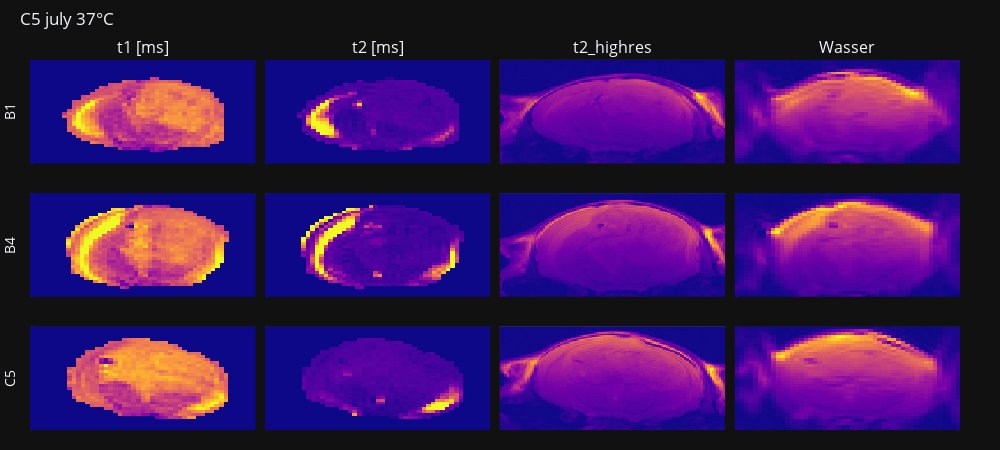

Here is the notebook cell this chart was saved with:
### Code cell
fig = make_subplots(rows=3, cols=4, horizontal_spacing=0.01, vertical_spacing=0.08, 
                    subplot_titles=['t1 [ms]', 't2 [ms]', 't2_highres', 'Wasser'])

# for subject_i, subject_dict in enumerate(subject_dicts):
for subject_i, subject_dict in enumerate(subject_dicts_july_adult_tumor_25):
    row_i = subject_i+1
    # sub_i = subject_dicts[subject_i]
    phantom_choice = subject_i+1
    subject_dict['save_name'] = save_name
    glu_mouse_fn = os.path.join(parent_dir, 'data', 'scans', subject_dict['scan_name'], subject_dict['sub_name'])
    
    # import nrrd
    # mask_fn = os.path.join(glu_mouse_fn, 'slicer_masks', 'mask.seg.nrrd')
    # mask = nrrd.read(mask_fn, index_order='C')[0][2, : ,:]
    # print(mask.argmax())
    # print(subject_dict['mask_slice'])
    mask = mask_processor(glu_mouse_fn, subject_dict['resratio'], idx=subject_dict['mask_slice'])

    # crop image
    r_c, c_c = regionprops(mask)[0].centroid
    r_c, c_c = int(r_c), int(c_c)
    bb_r_h = 18
    bb_c_w = 25

    if os.path.exists(os.path.join(glu_mouse_fn, 'slicer_masks', 'tumor.seg.nrrd')):
        tumor_mask, mirror_mask = tumor_masks_processor(glu_mouse_fn, subject_dict['resratio'], subject_dict['mask_slice'])
        tumor_mask = tumor_mask[r_c-bb_r_h:r_c+bb_r_h, c_c-bb_c_w:c_c+bb_c_w]
        mirror_mask = mirror_mask[r_c-bb_r_h:r_c+bb_r_h, c_c-bb_c_w:c_c+bb_c_w]

        tumor_cntr = contour_finder(tumor_mask)  # not accurate needs fixing!
        if np.any(mirror_mask):
            mirror_cntr = contour_finder(mirror_mask)

    mask = mask[r_c-bb_r_h:r_c+bb_r_h, c_c-bb_c_w:c_c+bb_c_w]

    glu_mouse_fn = os.path.join(parent_dir, 'data', 'scans', subject_dict['scan_name'], subject_dict['sub_name'])
    highres_fn, _, bruker_dataset_highres = bruker_dataset_creator(glu_mouse_fn, txt_file_name, 'T2_MSME_high')
    wassr_fn, _, bruker_dataset_wassr = bruker_dataset_creator(glu_mouse_fn, txt_file_name, 'WASSR')

    # full_mask = subject_dict['roi_mask']
    date = subject_dict['month']
    save_name = subject_dict['save_name']
    sub_name = subject_dict['sub_name']
    temp = subject_dict['temp']
    highres_img_idx = subject_dict['highres_img_idx']
    resratio = subject_dict['resratio']

    # highres_img_idx = 4
    t1 = t1_t2_pixel_reader(glu_phantom_fn=glu_mouse_fn, txt_file_name=txt_file_name, image_idx=3, t_type='t1',
                                   image_file=4)[r_c-bb_r_h:r_c+bb_r_h, c_c-bb_c_w:c_c+bb_c_w]
    t2 = t1_t2_pixel_reader(glu_phantom_fn=glu_mouse_fn, txt_file_name=txt_file_name, image_idx=3, t_type='t2')[r_c-bb_r_h:r_c+bb_r_h, c_c-bb_c_w:c_c+bb_c_w]
    t2_highres = dicom_data_arranger(bruker_dataset_highres, highres_fn).astype(np.float)[highres_img_idx,(r_c-bb_r_h)*resratio:(r_c+bb_r_h)*resratio, (c_c-bb_c_w)*resratio:(c_c+bb_c_w)*resratio]
    wassr = dicom_data_arranger(bruker_dataset_wassr, wassr_fn).astype(np.float)[0,r_c-bb_r_h:r_c+bb_r_h, c_c-bb_c_w:c_c+bb_c_w]

    # Loading the separately acquired water_t1t2-maps
    shift_up, shift_right = subject_dict['t_shift']
    t1 = np.roll(t1, shift=(shift_up, shift_right), axis=(0, 1))
    t2 = np.roll(t2, shift=(shift_up, shift_right), axis=(0, 1))
    t2_highres = np.roll(t2_highres, shift=(shift_up*resratio, shift_right*resratio), axis=(0, 1))

    # Add heatmaps for the three arrays
    heatmap_t1 = go.Heatmap(z=t1*mask, showscale=False, zmin=700, zmax=2400) # 500-2400?
    heatmap_t2 = go.Heatmap(z=t2*mask,showscale=False, zmin=35, zmax=160) # 35-200?
    heatmap_t2_highres = go.Heatmap(z=t2_highres, showscale=False)
    heatmap_wassr = go.Heatmap(z=wassr, showscale=False)


    fig.add_trace(heatmap_t1, row=row_i, col=1)
    fig.add_trace(heatmap_t2, row=row_i, col=2)
    fig.add_trace(heatmap_t2_highres, row=row_i, col=3)
    fig.add_trace(heatmap_wassr, row=row_i, col=4)
    
    fig.update_yaxes(title_text=sub_name, showgrid=False, row=row_i, col=1)

fig.update_layout(
    template='plotly_dark',  # Set the theme to plotly dark
    title_text=f"{sub_name} {date} {temp}°C",
    showlegend=False,  # Hide legend
    height=450,
    width=1000,  # Set a width based on your preference
    margin=dict(l=5, r=40, t=60, b=20),  # Adjust top and bottom margins
    title=dict(x=0.02, y=0.97)  # Adjust the title position
)

# Add individual titles and separate colorbars
for j in range(3):
    for i, title in enumerate([1, 2, 3, 4], start=1):
        fig.update_xaxes(row=j+1, col=i, showgrid=False, showticklabels=False)
        fig.update_yaxes(showgrid=False, row=j+1, col=i, showticklabels=False, autorange='reversed')  # Reverse the y-axis

# fig.update_yaxes(title_text='july 8', showgrid=False, row=1, col=1)
# fig.update_yaxes(title_text='july 15', showgrid=False, row=2, col=1)
# fig.update_yaxes(title_text='july 29', showgrid=False, row=2, col=1)
# Show the plot
fig.show()

### Figure 1 — Plotly figure (JSON) as saved in the notebook; plotly's stock layout.template omitted (floating-point values rounded to 4 significant figures; data arrays with more than 128 entries replaced by an {"elided": "..."} marker saying what was removed)
{"data": [{"showscale": false, "z": {"elided": "36x49 float values"}, "zmax": 2400, "zmin": 700, "type": "heatmap", "xaxis": "x", "yaxis": "y"}, {"showscale": false, "z": {"elided": "36x49 float values"}, "zmax": 160, "zmin": 35, "type": "heatmap", "xaxis": "x2", "yaxis": "y2"}, {"showscale": false, "z": {"elided": "72x98 float values"}, "type": "heatmap", "xaxis": "x3", "yaxis": "y3"}, {"showscale": false, "z": {"elided": "36x49 float values"}, "type": "heatmap", "xaxis": "x4", "yaxis": "y4"}, {"showscale": false, "z": {"elided": "36x50 float values"}, "zmax": 2400, "zmin": 700, "type": "heatmap", "xaxis": "x5", "yaxis": "y5"}, {"showscale": false, "z": {"elided": "36x50 float values"}, "zmax": 160, "zmin": 35, "type": "heatmap", "xaxis": "x6", "yaxis": "y6"}, {"showscale": false, "z": {"elided": "72x100 float values"}, "type": "heatmap", "xaxis": "x7", "yaxis": "y7"}, {"showscale": false, "z": {"elided": "36x50 float values"}, "type": "heatmap", "xaxis": "x8", "yaxis": "y8"}, {"showscale": false, "z": {"elided": "36x49 float values"}, "zmax": 2400, "zmin": 700, "type": "heatmap", "xaxis": "x9", "yaxis": "y9"}, {"showscale": false, "z": {"elided": "36x49 float values"}, "zmax": 160, "zmin": 35, "type": "heatmap", "xaxis": "x10", "yaxis": "y10"}, {"showscale": false, "z": {"elided": "72x98 float values"}, "type": "heatmap", "xaxis": "x11", "yaxis": "y11"}, {"showscale": false, "z": {"elided": "36x49 float values"}, "type": "heatmap", "xaxis": "x12", "yaxis": "y12"}], "layout": {"xaxis": {"anchor": "y", "domain": [0.0, 0.2425], "showgrid": false, "showticklabels": false}, "yaxis": {"anchor": "x", "domain": [0.72, 1.0], "title": {"text": "B1"}, "showgrid": false, "showticklabels": false, "autorange": "reversed"}, "xaxis2": {"anchor": "y2", "domain": [0.2525, 0.495], "showgrid": false, "showticklabels": false}, "yaxis2": {"anchor": "x2", "domain": [0.72, 1.0], "showgrid": false, "showticklabels": false, "autorange": "reversed"}, "xaxis3": {"anchor": "y3", "domain": [0.505, 0.7475], "showgrid": false, "showticklabels": false}, "yaxis3": {"anchor": "x3", "domain": [0.72, 1.0], "showgrid": false, "showticklabels": false, "autorange": "reversed"}, "xaxis4": {"anchor": "y4", "domain": [0.7575, 1.0], "showgrid": false, "showticklabels": false}, "yaxis4": {"anchor": "x4", "domain": [0.72, 1.0], "showgrid": false, "showticklabels": false, "autorange": "reversed"}, "xaxis5": {"anchor": "y5", "domain": [0.0, 0.2425], "showgrid": false, "showticklabels": false}, "yaxis5": {"anchor": "x5", "domain": [0.36, 0.64], "title": {"text": "B4"}, "showgrid": false, "showticklabels": false, "autorange": "reversed"}, "xaxis6": {"anchor": "y6", "domain": [0.2525, 0.495], "showgrid": false, "showticklabels": false}, "yaxis6": {"anchor": "x6", "domain": [0.36, 0.64], "showgrid": false, "showticklabels": false, "autorange": "reversed"}, "xaxis7": {"anchor": "y7", "domain": [0.505, 0.7475], "showgrid": false, "showticklabels": false}, "yaxis7": {"anchor": "x7", "domain": [0.36, 0.64], "showgrid": false, "showticklabels": false, "autorange": "reversed"}, "xaxis8": {"anchor": "y8", "domain": [0.7575, 1.0], "showgrid": false, "showticklabels": false}, "yaxis8": {"anchor": "x8", "domain": [0.36, 0.64], "showgrid": false, "showticklabels": false, "autorange": "reversed"}, "xaxis9": {"anchor": "y9", "domain": [0.0, 0.2425], "showgrid": false, "showticklabels": false}, "yaxis9": {"anchor": "x9", "domain": [0.0, 0.28], "title": {"text": "C5"}, "showgrid": false, "showticklabels": false, "autorange": "reversed"}, "xaxis10": {"anchor": "y10", "domain": [0.2525, 0.495], "showgrid": false, "showticklabels": false}, "yaxis10": {"anchor": "x10", "domain": [0.0, 0.28], "showgrid": false, "showticklabels": false, "autorange": "reversed"}, "xaxis11": {"anchor": "y11", "domain": [0.505, 0.7475], "showgrid": false, "showticklabels": false}, "yaxis11": {"anchor": "x11", "domain": [0.0, 0.28], "showgrid": false, "showticklabels": false, "autorange": "reversed"}, "xaxis12": {"anchor": "y12", "domain": [0.7575, 1.0], "showgrid": false, "showticklabels": false}, "yaxis12": {"anchor": "x12", "domain": [0.0, 0.28], "showgrid": false, "showticklabels": false, "autorange": "reversed"}, "annotations": [{"font": {"size": 16}, "showarrow": false, "text": "t1 [ms]", "x": 0.1212, "xanchor": "center", "xref": "paper", "y": 1.0, "yanchor": "bottom", "yref": "paper"}, {"font": {"size": 16}, "showarrow": false, "text": "t2 [ms]", "x": 0.3738, "xanchor": "center", "xref": "paper", "y": 1.0, "yanchor": "bottom", "yref": "paper"}, {"font": {"size": 16}, "showarrow": false, "text": "t2_highres", "x": 0.6262, "xanchor": "center", "xref": "paper", "y": 1.0, "yanchor": "bottom", "yref": "paper"}, {"font": {"size": 16}, "showarrow": false, "text": "Wasser", "x": 0.8788, "xanchor": "center", "xref": "paper", "y": 1.0, "yanchor": "bottom", "yref": "paper"}], "title": {"text": "C5 july 37°C", "x": 0.02, "y": 0.97}, "margin": {"l": 5, "r": 40, "t": 60, "b": 20}, "showlegend": false, "height": 450, "width": 1000}}
